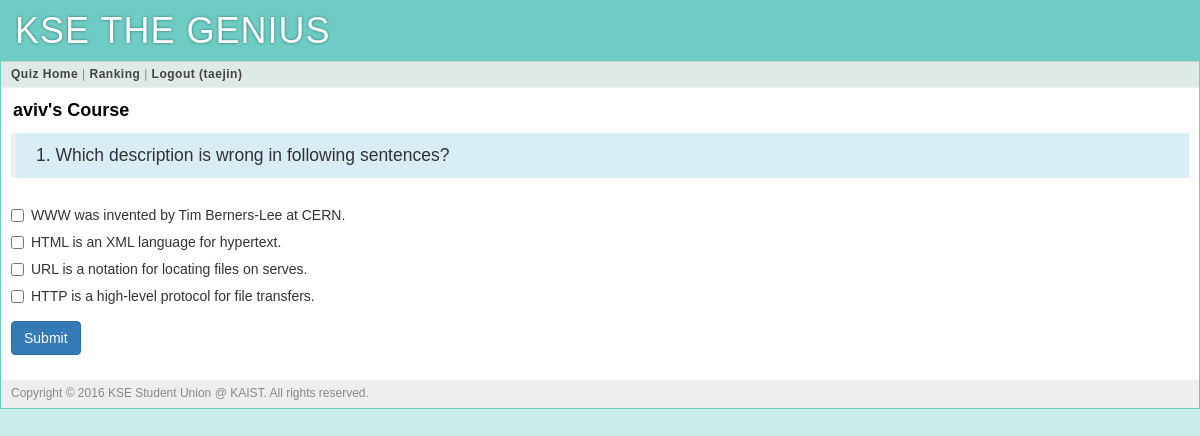
Page /quiz?prof=aviv (signed in) on the earlier database version.
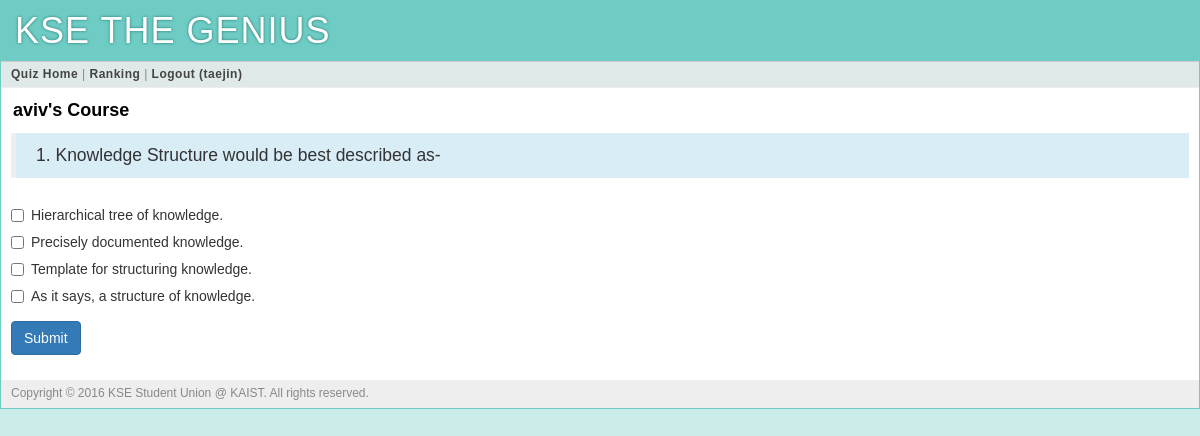
Same page on the later database version.
### tables this page shows
CREATE TABLE "user" (
	`user_id`	integer PRIMARY KEY AUTOINCREMENT,
	`username`	string NOT NULL,
	`name`	string NOT NULL,
	`pw_hash`	string NOT NULL,
	`munyi_point`	integer DEFAULT 0,
	`munyi_last_quiz`	integer DEFAULT 0,
	`wcyoon_point`	integer DEFAULT 0,
	`wcyoon_last_quiz`	integer DEFAULT 0,
	`uclee_point`	integer DEFAULT 0,
	`uclee_last_quiz`	integer DEFAULT 0,
	`jaegil_point`	integer DEFAULT 0,
	`jaegil_last_quiz`	integer DEFAULT 0,
	`aviv_point`	integer DEFAULT 0,
	`aviv_last_quiz`	integer DEFAULT 0,
	`kse_point`	INTEGER DEFAULT 0,
	`kse_last_quiz`	INTEGER DEFAULT 0,
	`total_point`	integer DEFAULT 0
);

CREATE TABLE "quiz" (
	`id`	INTEGER NOT NULL PRIMARY KEY AUTOINCREMENT,
	`professor_id`	TEXT NOT NULL,
	`quiz_id`	INTEGER NOT NULL,
	`question`	TEXT NOT NULL,
	`answer1`	INTEGER NOT NULL,
	`answer2`	INTEGER NOT NULL,
	`answer3`	INTEGER NOT NULL,
	`answer4`	INTEGER NOT NULL,
	`correct_answer`	TEXT NOT NULL,
	`quiz_value`	INTEGER NOT NULL
);

### main.py (the view)
@app.route('/quiz')
def quiz():
    prof = request.args.get('prof')
    error = request.args.get('error')
    user_info = query_db('''SELECT * FROM user WHERE
            user.user_id = ?''',
            [session['user_id']],
            one=True)
    numOfQuiz = query_db('''SELECT count(*) FROM quiz WHERE
            professor_id = ? ''',
            [prof],
            one=True)
    quiz = query_db('''SELECT * FROM quiz WHERE
            professor_id = ? AND quiz_id = ?''',
            [prof, user_info[prof + "_last_quiz"]+1],
            one=True)
    return render_template('quiz.html', prof=prof, quiz=quiz, error=error)

### main.py (called while the page is built)
def connect_db():
    return sqlite3.connect(app.config['DATABASE'])

def query_db(query, args=(), one=False):
    cur = g.db.execute(query, args)
    rv = [dict((cur.description[idx][0], value)
               for idx, value in enumerate(row)) for row in cur.fetchall()]
    return (rv[0] if rv else None) if one else rv

@app.before_request
def before_request():
    g.db = connect_db()
    g.user = None
    if 'user_id' in session:
        g.user = query_db('select * from user where user_id = ?',
                          [session['user_id']], one=True)

@app.teardown_request
def teardown_request(exception):
    if hasattr(g, 'db'):
        g.db.close()

### templates/quiz.html (shortened to what this page needs)
{% extends "layout.html" %}
{% block body %}
	<div class="page-title">
		<span>{{ prof }}'s Course</span>
	</div>
	{% if quiz %}
	<div class="bg-info">
		<blockquote>
			<p>{{ quiz.quiz_id }}. {{ quiz.question | safe }}</p>
		</blockquote>
	</div>
	<form action="{{ url_for('quiz_processing') }}" class="form-horizontal" method="post" enctype="multipart/form-data">
		<div class="form-group">
			<div class="col-sm-offset-0 col-sm-12">
				<div class="checkbox" class="form-control">
					<label class="col-sm-12">
						<input type="checkbox" name="answers" value="1"> {{ quiz.answer1 | safe}}
					</label>
				</div>
			</div>
			<div class="col-sm-offset-0 col-sm-12">
				<div class="checkbox" class="form-control">
					<label class="col-sm-12">
						<input type="checkbox" name="answers" value="2"> {{ quiz.answer2 | safe}}
					</label>
				</div>
			</div>
			<div class="col-sm-offset-0 col-sm-12">
				<div class="checkbox" class="form-control">
					<label class="col-sm-12">
						<input type="checkbox" name="answers" value="3"> {{ quiz.answer3 | safe}}
					</label>
				</div>
			</div>
			<div class="col-sm-offset-0 col-sm-12">
				<div class="checkbox" class="form-control">
					<label class="col-sm-12">
						<input type="checkbox" name="answers" value="4"> {{ quiz.answer4 | safe}}
					</label>
				</div>
			</div>
		</div>
	    <div class="form-group">
    		<div class="col-sm-offset-0 col-sm-8">
      		<button type="submit" class="btn btn-primary">Submit</button>
    		</div>
  		</div>
  	</form>
  	{% endif %}
{% endblock %}

### templates/layout.html (shortened to what this page needs)
<!doctype html>
<html>
<head>
	<link rel="stylesheet" type="text/css" href="{{ url_for('static', filename='bootstrap.min.css') }}">
	<link rel="stylesheet" type="text/css" href="{{ url_for('static', filename='style.css') }}">
</head>
<div class="page">
	<h1>KSE THE GENIUS</h1>
	<div class="navigation">
		{% if g.user %}
			<a href="{{ url_for('course') }}">Quiz Home</a> |
			<a href="{{ url_for('ranking') }}">Ranking</a> |
			<a href="{{ url_for('logout') }}">Logout ({{ g.user.username }})</a>
		{% else %}
			<a href="{{ url_for('register') }}">Sign Up</a> |
			<a href="{{ url_for('login') }}">Sign In</a>
		{% endif %}
	</div>
	<div class="body">{% block body %}{% endblock %}</div>
	<div class="footer">Copyright © 2016 KSE Student Union @ KAIST. All rights reserved.</div>
</div>
</html>

### static/style.css (style rules this page uses)
a { color: black; }
a, a:focus, a:hover, a:active { outline: 0; text-decoration: none; }
div.page { background: white; border: 1px solid #6ECCC4; margin: auto; overflow-y: hidden; }
div.page h1 { background: #6ECCC4; margin: 0; padding: 10px 14px; color: white; letter-spacing: 1px; text-shadow: 0 0 3px #24776F; font-weight: normal; }
div.page div.navigation { background: #DEE9E8; padding: 4px 10px; border-top: 1px solid #ccc; border-bottom: 1px solid #eee; color: #888; font-size: 12px; letter-spacing: 0.5px; }
div.page div.navigation a { color: #444; font-weight: bold; }
div.page div.body { padding: 10px; }
div.page div.footer { background: #eee; color: #888; padding: 5px 10px; font-size: 12px; }
div.page-title { font-size: 18px; color: black; font-weight: bold; margin: 0px 0px 10px 2px; }

Differences in the rows shown:
changed quiz "aviv": question "Which description is wrong in following sentences?" → "Knowledge Structure would be best described as-"; answer1 "WWW was invented by Tim Berners-Lee at CERN." → "Hierarchical tree of knowledge."; answer2 "HTML is an XML language for hypertext." → "Precisely documented knowledge."; answer3 "URL is a notation for locating files on serves." → "Template for structuring knowledge."; answer4 "HTTP is a high-level protocol for file transfers." → "As it says, a structure of knowledge."
